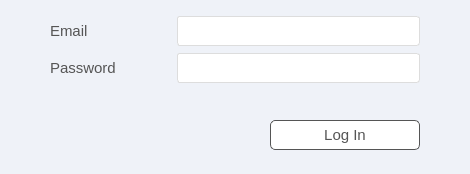
<?xml version="1.0" encoding="UTF-8"?>
<ui version="4.0">
 <class>Dialog</class>
 <widget class="QDialog" name="Dialog">
  <property name="geometry">
   <rect>
    <x>0</x>
    <y>0</y>
    <width>470</width>
    <height>174</height>
   </rect>
  </property>
  <property name="font">
   <font>
    <family>Arial</family>
    <pointsize>11</pointsize>
   </font>
  </property>
  <property name="windowTitle">
   <string>Dialog</string>
  </property>
  <property name="styleSheet">
   <string notr="true">QLineEdit{
    border:  1px solid #777;
    border-radius: 3px;
}

QWidget{
    background: #eff2f8;
}</string>
  </property>
  <layout class="QVBoxLayout" name="verticalLayout">
   <property name="leftMargin">
    <number>50</number>
   </property>
   <property name="topMargin">
    <number>15</number>
   </property>
   <property name="rightMargin">
    <number>50</number>
   </property>
   <property name="bottomMargin">
    <number>20</number>
   </property>
   <item>
    <layout class="QHBoxLayout" name="horizontalLayout_2" stretch="1,2">
     <item>
      <widget class="QLabel" name="label">
       <property name="font">
        <font>
         <family>Arial</family>
         <pointsize>11</pointsize>
         <weight>50</weight>
         <bold>false</bold>
         <kerning>true</kerning>
        </font>
       </property>
       <property name="styleSheet">
        <string notr="true">QLabel {
    color: #555
}</string>
       </property>
       <property name="text">
        <string>Email</string>
       </property>
      </widget>
     </item>
     <item>
      <widget class="QLineEdit" name="lineEdit_email">
       <property name="sizePolicy">
        <sizepolicy hsizetype="Preferred" vsizetype="Fixed">
         <horstretch>0</horstretch>
         <verstretch>0</verstretch>
        </sizepolicy>
       </property>
       <property name="minimumSize">
        <size>
         <width>0</width>
         <height>30</height>
        </size>
       </property>
       <property name="styleSheet">
        <string notr="true">QLineEdit{
    border: 1px solid #ddd;
    border-radius: 3px;
    background: #fff;
}</string>
       </property>
       <property name="maxLength">
        <number>64</number>
       </property>
       <property name="frame">
        <bool>false</bool>
       </property>
       <property name="clearButtonEnabled">
        <bool>true</bool>
       </property>
      </widget>
     </item>
    </layout>
   </item>
   <item>
    <layout class="QHBoxLayout" name="horizontalLayout_3" stretch="1,2">
     <item>
      <widget class="QLabel" name="label_2">
       <property name="font">
        <font>
         <family>Arial</family>
         <pointsize>11</pointsize>
        </font>
       </property>
       <property name="styleSheet">
        <string notr="true">QLabel {
    color: #555;
}</string>
       </property>
       <property name="text">
        <string>Password</string>
       </property>
      </widget>
     </item>
     <item>
      <widget class="QLineEdit" name="lineEdit_password">
       <property name="sizePolicy">
        <sizepolicy hsizetype="Preferred" vsizetype="Fixed">
         <horstretch>0</horstretch>
         <verstretch>0</verstretch>
        </sizepolicy>
       </property>
       <property name="minimumSize">
        <size>
         <width>0</width>
         <height>30</height>
        </size>
       </property>
       <property name="styleSheet">
        <string notr="true">QLineEdit{
    border: 1px solid #ddd;
    border-radius: 3px;
    background: #fff;
}</string>
       </property>
       <property name="inputMethodHints">
        <set>Qt::ImhHiddenText|Qt::ImhNoAutoUppercase|Qt::ImhNoPredictiveText|Qt::ImhSensitiveData</set>
       </property>
       <property name="maxLength">
        <number>20</number>
       </property>
       <property name="frame">
        <bool>false</bool>
       </property>
       <property name="echoMode">
        <enum>QLineEdit::Password</enum>
       </property>
       <property name="clearButtonEnabled">
        <bool>true</bool>
       </property>
      </widget>
     </item>
    </layout>
   </item>
   <item>
    <layout class="QHBoxLayout" name="horizontalLayout_4" stretch="5,2">
     <property name="topMargin">
      <number>30</number>
     </property>
     <item>
      <widget class="QLabel" name="label_status">
       <property name="font">
        <font>
         <family>Arial</family>
         <pointsize>10</pointsize>
         <weight>75</weight>
         <bold>true</bold>
        </font>
       </property>
       <property name="styleSheet">
        <string notr="true">QWidget{
    background: #eff2f8;
}</string>
       </property>
       <property name="text">
        <string/>
       </property>
       <property name="alignment">
        <set>Qt::AlignLeading|Qt::AlignLeft|Qt::AlignVCenter</set>
       </property>
       <property name="wordWrap">
        <bool>true</bool>
       </property>
      </widget>
     </item>
     <item>
      <widget class="QPushButton" name="pushButton_sign_in">
       <property name="sizePolicy">
        <sizepolicy hsizetype="Preferred" vsizetype="Fixed">
         <horstretch>0</horstretch>
         <verstretch>0</verstretch>
        </sizepolicy>
       </property>
       <property name="minimumSize">
        <size>
         <width>150</width>
         <height>0</height>
        </size>
       </property>
       <property name="font">
        <font>
         <family>Arial</family>
         <pointsize>11</pointsize>
        </font>
       </property>
       <property name="layoutDirection">
        <enum>Qt::LeftToRight</enum>
       </property>
       <property name="styleSheet">
        <string notr="true">QPushButton {
    border: 1px solid #555;
    border-radius: 5px;
    border-style: Solid;
    background:  rgb(255, 255, 255);
    padding: 5px 28px;
    color: #555;
    }

QPushButton:hover {
    background:#acacac;
    }

QPushButton:pressed {
    border-style: inset;
    background: #acacac;
    }</string>
       </property>
       <property name="text">
        <string>Log In</string>
       </property>
      </widget>
     </item>
    </layout>
   </item>
  </layout>
 </widget>
 <resources/>
 <connections/>
</ui>
